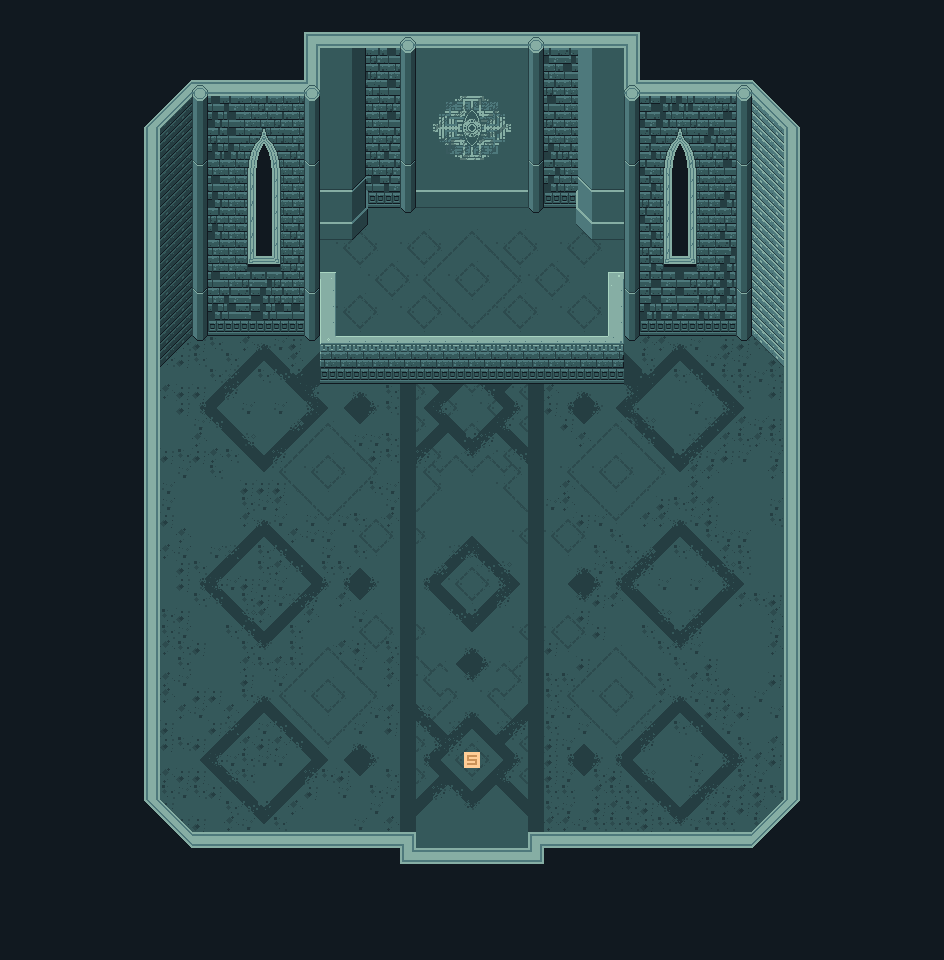

The image is a tile-based game level rendered from a .tmx file. Its description and source (layers, tilesets, objects; grid data summarised) follow:
An orthogonal 59x60 tile map with 16x16 px tiles, 4 tile layers (1_BG1, 1_BG2, 1_FG1, special), 2 tilesets and 11 objects.

<map version="1.0" orientation="orthogonal" renderorder="right-down" width="59" height="60" tilewidth="16" tileheight="16">
 <properties>
  <property name="ambience" value="Dungeon.ogg" />
  <property name="ol_color_out" value="0,0,0,60" />
  <property name="ol_gradient_top" value="50,50,50,10" />
 </properties>
 <tileset firstgid="1" name="underworld" tilewidth="16" tileheight="16">
  <image source="underworld.png" width="1024" height="1024" />
 </tileset>
 <tileset firstgid="4097" name="spectiles" tilewidth="16" tileheight="16">
  <image source="spectiles.png" width="256" height="256" />
 </tileset>
 <layer name="1_BG1" width="59" height="60">
  <properties>
   <property name="layer" value="5" />
   <property name="z" value="32" />
  </properties>
  <data>[3540 cells, 2021 non-empty, 65 distinct tile ids]</data>
 </layer>
 <layer name="1_BG2" width="59" height="60">
  <properties>
   <property name="layer" value="2" />
   <property name="z" value="2" />
  </properties>
  <data>[3540 cells, 175 non-empty, 66 distinct tile ids]</data>
 </layer>
 <layer name="1_FG1" width="59" height="60">
  <properties>
   <property name="layer" value="-96" />
   <property name="z" value="-98" />
  </properties>
  <data>[3540 cells, 1700 non-empty, 15 distinct tile ids]</data>
 </layer>
 <layer name="special" width="59" height="60">
  <data>[3540 cells, 1 non-empty, 1 distinct tile ids]</data>
 </layer>
 <objectgroup name="collision">
  <object x="141" y="153" width="44" height="680" />
  <object x="816" y="157" width="41" height="676" />
  <object x="221" y="313" width="128" height="60" />
  <object x="180" y="329" width="42" height="67" />
  <object x="346" y="370" width="313" height="44" />
  <object x="655" y="317" width="130" height="53" />
  <object x="766" y="322" width="49" height="75" />
  <object x="175" y="830" width="48" height="57" />
  <object x="224" y="862" width="220" height="35" />
  <object x="558" y="864" width="223" height="33" />
  <object x="783" y="832" width="44" height="46" />
 </objectgroup>
</map>
